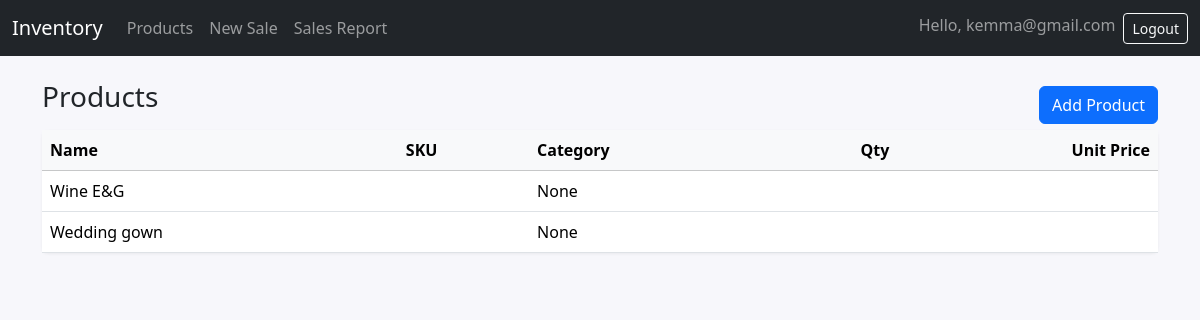
/inventory/product_list/ (signed in), run on the app's committed database.
### accounts/models.py (models this page shows, shortened)
class CustomUser(AbstractUser):
    ROLE_CHOICES = (
        ("Admin", "Admin"),
        ("Manager", "Manager"),
        ("Staff", "Staff"),
    )
    username = models.CharField(max_length=150, unique=True)  # remove username field
    email = models.EmailField(unique=True)
    full_name = models.CharField(max_length=150)
    role = models.CharField(max_length=20, choices=ROLE_CHOICES, default="Staff")
    phone_number = models.CharField(max_length=15, blank=True, null=True)
    USERNAME_FIELD = "email"
    REQUIRED_FIELDS = ["role"]
    objects = CustomUserManager()

### inventory/models.py (models this page shows, shortened)
class TimeStampedModel(models.Model):
    id = models.UUIDField(primary_key=True, default=uuid4, editable=False)
    created_at = models.DateTimeField(auto_now_add=True)
    updated_at = models.DateTimeField(auto_now=True)
    created_by = models.ForeignKey(
        settings.AUTH_USER_MODEL, null=True, blank=True, related_name="%(class)s_created",
        on_delete=models.SET_NULL
    )
    updated_by = models.ForeignKey(
        settings.AUTH_USER_MODEL, null=True, blank=True, related_name="%(class)s_updated",
        on_delete=models.SET_NULL
    )
    class Meta:
        abstract = True

class Product(TimeStampedModel):
    organization = models.ForeignKey(Organization, on_delete=models.CASCADE, related_name="products")
    name = models.CharField(max_length=200)
    sku_base = models.SlugField(max_length=60, help_text="Base/parent SKU" , null=True, blank=True)
    category = models.ForeignKey(Category, null=True, blank=True, on_delete=models.SET_NULL, related_name="products")
    brand = models.ForeignKey(Brand, null=True, blank=True, on_delete=models.SET_NULL, related_name="products")
    base_uom = models.ForeignKey(UnitOfMeasure, on_delete=models.PROTECT, related_name="products", null=True, blank=True)
    track_serials = models.BooleanField(default=False)
    track_lots = models.BooleanField(default=False)
    is_active = models.BooleanField(default=True)
    description = models.TextField(blank=True, null=True)
    price = models.DecimalField(max_digits=10, decimal_places=2 , default=Decimal('0.00'), help_text="Base price for the product")
    stock_quantity = models.PositiveIntegerField(default=0)
    created_at = models.DateTimeField(auto_now_add=True)
    class Meta:
        unique_together = ("organization", "sku_base")
        indexes = [models.Index(fields=["organization", "sku_base"]) ]

### inventory/views.py (the view)
# urls.py: path('product_list/', views.product_list, name='product_list'),
def product_list(request):
    query = request.GET.get('q', '')
    products = Product.objects.all()
    if query:
        products = products.filter(name__icontains=query)
    paginator = Paginator(products, 10)  # Show 10 products per page
    page_number = request.GET.get('page')
    page_obj = paginator.get_page(page_number)
    return render(request, 'inventory/product_list.html', {'page_obj': page_obj, 'query': query, 'products': products})

### inventory/templates/inventory/product_list.html (shortened to what this page needs)
{% extends 'base.html' %}
{% block content %}
  <div class="d-flex align-items-center justify-content-between">
    <h1 class="h3 mb-3">Products</h1>
    <a href="{% url 'add_product' %}" class="btn btn-primary">Add Product</a>
  </div>
  <div class="card">
    <div class="card-body p-0">
      <div class="table-responsive">
        <table class="table table-hover mb-0 align-middle">
          <thead class="table-light">
            <tr>
              <th>Name</th>
              <th>SKU</th>
              <th>Category</th>
              <th class="text-end">Qty</th>
              <th class="text-end">Unit Price</th>
            </tr>
          </thead>
          <tbody>
            {% for p in products %}
              <tr>
                <td>{{ p.name }}</td>
                <td class="text-muted">{{ p.sku }}</td>
                <td>{{ p.category }}</td>
                <td class="text-end">{{ p.quantity }}</td>
                <td class="text-end">{{ p.unit_price }}</td>
              </tr>
            {% empty %}
              <tr><td colspan="5" class="text-center p-4">No products yet.</td></tr>
            {% endfor %}
          </tbody>
        </table>
      </div>
    </div>
  </div>
{% endblock %}

### templates/partials/_navbar.html (shortened to what this page needs)
<nav class="navbar navbar-expand-lg navbar-dark bg-dark">
  <div class="container-fluid">
    <a class="navbar-brand" href="{% url 'dashboard' %}">Inventory</a>
    <div class="collapse navbar-collapse" id="navbars">
      <ul class="navbar-nav me-auto mb-2 mb-lg-0">
        {% if user.is_authenticated %}
          <li class="nav-item"><a class="nav-link" href="{% url 'product_list' %}">Products</a></li>
          <li class="nav-item"><a class="nav-link" href="{% url 'record_sale' %}">New Sale</a></li>
          <li class="nav-item"><a class="nav-link" href="{% url 'sales_report' %}">Sales Report</a></li>
        {% endif %}
      </ul>
      <ul class="navbar-nav ms-auto">
        {% if user.is_authenticated %}
          <li class="nav-item"><span class="navbar-text me-2">Hello, {{ user.get_short_name|default:user.email }}</span></li>
          <li class="nav-item"><a class="btn btn-outline-light btn-sm" href="{% url 'logout' %}">Logout</a></li>
        {% else %}
          <li class="nav-item"><a class="btn btn-outline-light btn-sm" href="{% url 'login' %}">Login</a></li>
        {% endif %}
      </ul>
    </div>
  </div>
</nav>

### templates/base.html (style rules this page uses)
body { background: #f7f7fb; }
.card { border: 0; box-shadow: 0 1px 3px rgba(0,0,0,.06); }
.table thead th { white-space: nowrap; }

### data on the page
CustomUser: get_short_name "kemma@gmail.com"
Product: name "Wine E&G", category "None"
Product: name "Wedding gown", category "None"
